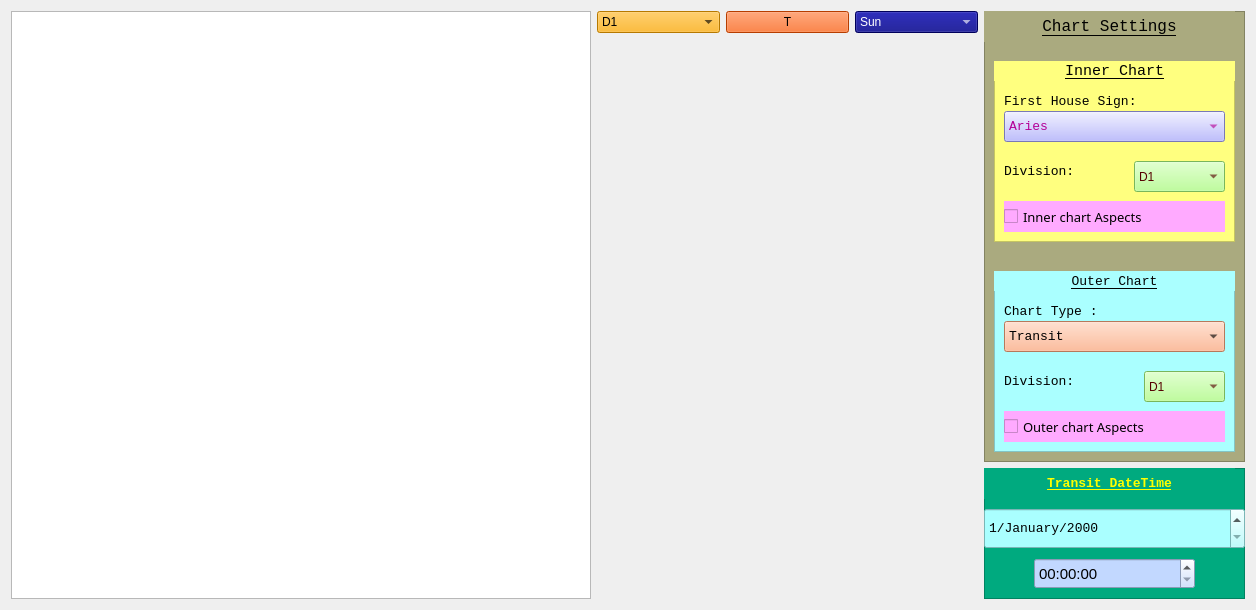
      <widget class="QWidget" name="mixedcharttab">
       <attribute name="title">
        <string>Mixed Charts</string>
       </attribute>
       <layout class="QHBoxLayout" name="horizontalLayout_mixedChart">
        <item>
         <widget class="QGraphicsView" name="graphicsView_MixedChart">
          <property name="minimumSize">
           <size>
            <width>580</width>
            <height>0</height>
           </size>
          </property>
         </widget>
        </item>
        <item>
         <layout class="QVBoxLayout" name="verticalLayout_mixedMiddle">
          <item>
           <layout class="QHBoxLayout" name="horizontalLayout_mixedDasha">
            <item>
             <widget class="QComboBox" name="comboBox_DashaDivision">
              <property name="toolTip">
               <string>Select which Divisional chart must be considered for Vimshottari Dasha calculation</string>
              </property>
              <property name="styleSheet">
               <string notr="true">background-color: rgb(255, 170, 0); color: rgb(0, 0, 0);</string>
              </property>
              <item>
               <property name="text">
                <string>D1</string>
               </property>
              </item>
              <item>
               <property name="text">
                <string>D2</string>
               </property>
              </item>
              <item>
               <property name="text">
                <string>D3</string>
               </property>
              </item>
              <item>
               <property name="text">
                <string>D4</string>
               </property>
              </item>
              <item>
               <property name="text">
                <string>D7</string>
               </property>
              </item>
              <item>
               <property name="text">
                <string>D9</string>
               </property>
              </item>
              <item>
               <property name="text">
                <string>D10</string>
               </property>
              </item>
              <item>
               <property name="text">
                <string>D12</string>
               </property>
              </item>
              <item>
               <property name="text">
                <string>D16</string>
               </property>
              </item>
              <item>
               <property name="text">
                <string>D20</string>
               </property>
              </item>
              <item>
               <property name="text">
                <string>D24</string>
               </property>
              </item>
              <item>
               <property name="text">
                <string>D27</string>
               </property>
              </item>
              <item>
               <property name="text">
                <string>D30</string>
               </property>
              </item>
              <item>
               <property name="text">
                <string>D40</string>
               </property>
              </item>
              <item>
               <property name="text">
                <string>D45</string>
               </property>
              </item>
              <item>
               <property name="text">
                <string>D60</string>
               </property>
              </item>
             </widget>
            </item>
            <item>
             <widget class="QPushButton" name="pushButton_transit_dashaTable">
              <property name="styleSheet">
               <string notr="true">background-color: rgb(255, 85, 0);</string>
              </property>
              <property name="text">
               <string>T</string>
              </property>
             </widget>
            </item>
            <item>
             <widget class="QComboBox" name="comboBox_DashaSeedPlanet">
              <property name="toolTip">
               <string>Select which planet must be used as seed planet for Vimshottari Dasha calculation</string>
              </property>
              <property name="styleSheet">
               <string notr="true">background-color: rgb(0, 0, 127); color: rgb(255, 255, 255);</string>
              </property>
              <item>
               <property name="text">
                <string>Sun</string>
               </property>
              </item>
              <item>
               <property name="text">
                <string>Moon</string>
               </property>
              </item>
              <item>
               <property name="text">
                <string>Mars</string>
               </property>
              </item>
              <item>
               <property name="text">
                <string>Mercury</string>
               </property>
              </item>
              <item>
               <property name="text">
                <string>Jupiter</string>
               </property>
              </item>
              <item>
               <property name="text">
                <string>Venus</string>
               </property>
              </item>
              <item>
               <property name="text">
                <string>Saturn</string>
               </property>
              </item>
              <item>
               <property name="text">
                <string>Rahu</string>
               </property>
              </item>
              <item>
               <property name="text">
                <string>Ketu</string>
               </property>
              </item>
             </widget>
            </item>
           </layout>
          </item>
          <item>
           <widget class="QLabel" name="mixedchart_transittime_dashadetails">
            <property name="sizePolicy">
             <sizepolicy hsizetype="Expanding" vsizetype="Expanding">
              <horstretch>0</horstretch>
              <verstretch>0</verstretch>
             </sizepolicy>
            </property>
            <property name="minimumSize">
             <size>
              <width>381</width>
              <height>521</height>
             </size>
            </property>
            <property name="toolTip">
             <string>Details of the planet selected.</string>
            </property>
            <property name="scaledContents">
             <bool>true</bool>
            </property>
            <property name="alignment">
             <set>Qt::AlignLeading|Qt::AlignLeft|Qt::AlignTop</set>
            </property>
            <property name="wordWrap">
             <bool>true</bool>
            </property>
           </widget>
          </item>
         </layout>
        </item>
        <item>
         <layout class="QVBoxLayout" name="verticalLayout_mixedRight">
          <item>
           <widget class="QFrame" name="frame_mixedChartSettings">
            <property name="minimumSize">
             <size>
              <width>261</width>
              <height>451</height>
             </size>
            </property>
            <property name="maximumSize">
             <size>
              <width>261</width>
              <height>451</height>
             </size>
            </property>
            <property name="styleSheet">
             <string notr="true">background-color: rgb(170, 170, 127);</string>
            </property>
            <property name="frameShape">
             <enum>QFrame::StyledPanel</enum>
            </property>
            <property name="frameShadow">
             <enum>QFrame::Raised</enum>
            </property>
            <widget class="QLabel" name="label_3">
             <property name="geometry">
              <rect>
               <x>0</x>
               <y>0</y>
               <width>251</width>
               <height>31</height>
              </rect>
             </property>
             <property name="font">
              <font>
               <family>Consolas</family>
               <pointsize>12</pointsize>
               <underline>true</underline>
              </font>
             </property>
             <property name="text">
              <string>Chart Settings</string>
             </property>
             <property name="alignment">
              <set>Qt::AlignCenter</set>
             </property>
            </widget>
            <widget class="QFrame" name="frame_innerchart">
             <property name="geometry">
              <rect>
               <x>10</x>
               <y>50</y>
               <width>241</width>
               <height>181</height>
              </rect>
             </property>
             <property name="styleSheet">
              <string notr="true">background-color: rgb(255, 255, 127);</string>
             </property>
             <property name="frameShape">
              <enum>QFrame::StyledPanel</enum>
             </property>
             <property name="frameShadow">
              <enum>QFrame::Raised</enum>
             </property>
             <widget class="QLabel" name="label_4">
              <property name="geometry">
               <rect>
                <x>0</x>
                <y>0</y>
                <width>241</width>
                <height>20</height>
               </rect>
              </property>
              <property name="font">
               <font>
                <family>Consolas</family>
                <pointsize>11</pointsize>
                <underline>true</underline>
               </font>
              </property>
              <property name="text">
               <string>Inner Chart</string>
              </property>
              <property name="alignment">
               <set>Qt::AlignCenter</set>
              </property>
             </widget>
             <widget class="QComboBox" name="comboBox_innerChartDivision">
              <property name="geometry">
               <rect>
                <x>140</x>
                <y>100</y>
                <width>91</width>
                <height>31</height>
               </rect>
              </property>
              <property name="toolTip">
               <string>Select which Divisional chart must be displayed for inner chart</string>
              </property>
              <property name="styleSheet">
               <string notr="true">background-color: rgb(170, 255, 127); color: rgb(85, 0, 0);</string>
              </property>
              <item>
               <property name="text">
                <string>D1</string>
               </property>
              </item>
              <item>
               <property name="text">
                <string>D2</string>
               </property>
              </item>
              <item>
               <property name="text">
                <string>D3</string>
               </property>
              </item>
              <item>
               <property name="text">
                <string>D4</string>
               </property>
              </item>
              <item>
               <property name="text">
                <string>D7</string>
               </property>
              </item>
              <item>
               <property name="text">
                <string>D9</string>
               </property>
              </item>
              <item>
               <property name="text">
                <string>D10</string>
               </property>
              </item>
              <item>
               <property name="text">
                <string>D12</string>
               </property>
              </item>
              <item>
               <property name="text">
                <string>D16</string>
               </property>
              </item>
              <item>
               <property name="text">
                <string>D20</string>
               </property>
              </item>
              <item>
               <property name="text">
                <string>D24</string>
               </property>
              </item>
              <item>
               <property name="text">
                <string>D27</string>
               </property>
              </item>
              <item>
               <property name="text">
                <string>D30</string>
               </property>
              </item>
              <item>
               <property name="text">
                <string>D40</string>
               </property>
              </item>
              <item>
               <property name="text">
                <string>D45</string>
               </property>
              </item>
              <item>
               <property name="text">
                <string>D60</string>
               </property>
              </item>
             </widget>
             <widget class="QCheckBox" name="checkBox_innerAspects">
              <property name="geometry">
               <rect>
                <x>10</x>
                <y>140</y>
                <width>221</width>
                <height>31</height>
               </rect>
              </property>
              <property name="font">
               <font>
                <family>Candara</family>
                <pointsize>10</pointsize>
               </font>
              </property>
              <property name="toolTip">
               <string>Tick for showing aspects and untick for hiding aspects. This is for inner chart</string>
              </property>
              <property name="styleSheet">
               <string notr="true">background-color: rgb(255, 170, 255); color: rgb(0, 0, 0);</string>
              </property>
              <property name="text">
               <string>Inner chart Aspects</string>
              </property>
             </widget>
             <widget class="QComboBox" name="comboBox_MixedChart_firsthousesign">
              <property name="geometry">
               <rect>
                <x>10</x>
                <y>50</y>
                <width>221</width>
                <height>31</height>
               </rect>
              </property>
              <property name="font">
               <font>
                <family>Consolas</family>
                <pointsize>10</pointsize>
               </font>
              </property>
              <property name="toolTip">
               <string>Select the sign which should be first house in the chart</string>
              </property>
              <property name="styleSheet">
               <string notr="true">background-color: rgb(170, 170, 255); color: rgb(180, 0, 150);</string>
              </property>
              <item>
               <property name="text">
                <string>Aries</string>
               </property>
              </item>
              <item>
               <property name="text">
                <string>Taurus</string>
               </property>
              </item>
              <item>
               <property name="text">
                <string>Gemini</string>
               </property>
              </item>
              <item>
               <property name="text">
                <string>Cancer</string>
               </property>
              </item>
              <item>
               <property name="text">
                <string>Leo</string>
               </property>
              </item>
              <item>
               <property name="text">
                <string>Virgo</string>
               </property>
              </item>
              <item>
               <property name="text">
                <string>Libra</string>
               </property>
              </item>
              <item>
               <property name="text">
                <string>Scorpio</string>
               </property>
              </item>
              <item>
               <property name="text">
                <string>Saggitarius</string>
               </property>
              </item>
              <item>
               <property name="text">
                <string>Capricorn</string>
               </property>
              </item>
              <item>
               <property name="text">
                <string>Aquarius</string>
               </property>
              </item>
              <item>
               <property name="text">
                <string>Pisces</string>
               </property>
              </item>
             </widget>
             <widget class="QLabel" name="label_6">
              <property name="geometry">
               <rect>
                <x>10</x>
                <y>100</y>
                <width>121</width>
                <height>20</height>
               </rect>
              </property>
              <property name="font">
               <font>
                <family>Consolas</family>
                <pointsize>10</pointsize>
                <underline>false</underline>
               </font>
              </property>
              <property name="text">
               <string>Division: </string>
              </property>
              <property name="alignment">
               <set>Qt::AlignLeading|Qt::AlignLeft|Qt::AlignVCenter</set>
              </property>
             </widget>
             <widget class="QLabel" name="label_7">
              <property name="geometry">
               <rect>
                <x>10</x>
                <y>30</y>
                <width>221</width>
                <height>20</height>
               </rect>
              </property>
              <property name="font">
               <font>
                <family>Consolas</family>
                <pointsize>10</pointsize>
                <underline>false</underline>
               </font>
              </property>
              <property name="text">
               <string>First House Sign: </string>
              </property>
              <property name="alignment">
               <set>Qt::AlignLeading|Qt::AlignLeft|Qt::AlignVCenter</set>
              </property>
             </widget>
            </widget>
            <widget class="QFrame" name="frame_outerchart">
             <property name="geometry">
              <rect>
               <x>10</x>
               <y>260</y>
               <width>241</width>
               <height>181</height>
              </rect>
             </property>
             <property name="styleSheet">
              <string notr="true">background-color: rgb(170, 255, 255);</string>
             </property>
             <property name="frameShape">
              <enum>QFrame::StyledPanel</enum>
             </property>
             <property name="frameShadow">
              <enum>QFrame::Raised</enum>
             </property>
             <widget class="QLabel" name="label_5">
              <property name="geometry">
               <rect>
                <x>0</x>
                <y>0</y>
                <width>241</width>
                <height>20</height>
               </rect>
              </property>
              <property name="font">
               <font>
                <family>Consolas</family>
                <pointsize>10</pointsize>
                <underline>true</underline>
               </font>
              </property>
              <property name="text">
               <string>Outer Chart</string>
              </property>
              <property name="alignment">
               <set>Qt::AlignCenter</set>
              </property>
             </widget>
             <widget class="QComboBox" name="comboBox_outerChartType">
              <property name="geometry">
               <rect>
                <x>10</x>
                <y>50</y>
                <width>221</width>
                <height>31</height>
               </rect>
              </property>
              <property name="font">
               <font>
                <family>Consolas</family>
                <pointsize>10</pointsize>
               </font>
              </property>
              <property name="toolTip">
               <string>Select the type of Outer chart. Either Transit chart or Natal chart</string>
              </property>
              <property name="styleSheet">
               <string notr="true">background-color: rgb(255, 170, 127);</string>
              </property>
              <item>
               <property name="text">
                <string>Transit</string>
               </property>
              </item>
              <item>
               <property name="text">
                <string>Natal</string>
               </property>
              </item>
             </widget>
             <widget class="QCheckBox" name="checkBox_outerAspects">
              <property name="geometry">
               <rect>
                <x>10</x>
                <y>140</y>
                <width>221</width>
                <height>31</height>
               </rect>
              </property>
              <property name="font">
               <font>
                <family>Candara</family>
                <pointsize>10</pointsize>
               </font>
              </property>
              <property name="toolTip">
               <string>Tick for showing aspects and untick for hiding aspects for outer chart</string>
              </property>
              <property name="styleSheet">
               <string notr="true">background-color: rgb(255, 170, 255); color: rgb(0, 0, 0);</string>
              </property>
              <property name="text">
               <string>Outer chart Aspects</string>
              </property>
             </widget>
             <widget class="QLabel" name="label_8">
              <property name="geometry">
               <rect>
                <x>10</x>
                <y>30</y>
                <width>221</width>
                <height>20</height>
               </rect>
              </property>
              <property name="font">
               <font>
                <family>Consolas</family>
                <pointsize>10</pointsize>
                <underline>false</underline>
               </font>
              </property>
              <property name="text">
               <string>Chart Type :</string>
              </property>
              <property name="alignment">
               <set>Qt::AlignLeading|Qt::AlignLeft|Qt::AlignVCenter</set>
              </property>
             </widget>
             <widget class="QComboBox" name="comboBox_outerChartDivision">
              <property name="geometry">
               <rect>
                <x>150</x>
                <y>100</y>
                <width>81</width>
                <height>31</height>
               </rect>
              </property>
              <property name="toolTip">
               <string>Select which Divisional chart must be displayed for outer chart</string>
              </property>
              <property name="styleSheet">
               <string notr="true">background-color: rgb(170, 255, 127); color: rgb(85, 0, 0);</string>
              </property>
              <item>
               <property name="text">
                <string>D1</string>
               </property>
              </item>
              <item>
               <property name="text">
                <string>D2</string>
               </property>
              </item>
              <item>
               <property name="text">
                <string>D3</string>
               </property>
              </item>
              <item>
               <property name="text">
                <string>D4</string>
               </property>
              </item>
              <item>
               <property name="text">
                <string>D7</string>
               </property>
              </item>
              <item>
               <property name="text">
                <string>D9</string>
               </property>
              </item>
              <item>
               <property name="text">
                <string>D10</string>
               </property>
              </item>
              <item>
               <property name="text">
                <string>D12</string>
               </property>
              </item>
              <item>
               <property name="text">
                <string>D16</string>
               </property>
              </item>
              <item>
               <property name="text">
                <string>D20</string>
               </property>
              </item>
              <item>
               <property name="text">
                <string>D24</string>
               </property>
              </item>
              <item>
               <property name="text">
                <string>D27</string>
               </property>
              </item>
              <item>
               <property name="text">
                <string>D30</string>
               </property>
              </item>
              <item>
               <property name="text">
                <string>D40</string>
               </property>
              </item>
              <item>
               <property name="text">
                <string>D45</string>
               </property>
              </item>
              <item>
               <property name="text">
                <string>D60</string>
               </property>
              </item>
             </widget>
             <widget class="QLabel" name="label_9">
              <property name="geometry">
               <rect>
                <x>10</x>
                <y>100</y>
                <width>121</width>
                <height>20</height>
               </rect>
              </property>
              <property name="font">
               <font>
                <family>Consolas</family>
                <pointsize>10</pointsize>
                <underline>false</underline>
               </font>
              </property>
              <property name="text">
               <string>Division: </string>
              </property>
              <property name="alignment">
               <set>Qt::AlignLeading|Qt::AlignLeft|Qt::AlignVCenter</set>
              </property>
             </widget>
            </widget>
           </widget>
          </item>
          <item>
           <widget class="QFrame" name="frame_transitDateTime">
            <property name="minimumSize">
             <size>
              <width>261</width>
              <height>131</height>
             </size>
            </property>
            <property name="maximumSize">
             <size>
              <width>261</width>
              <height>131</height>
             </size>
            </property>
            <property name="styleSheet">
             <string notr="true">background-color: rgb(0, 170, 127);</string>
            </property>
            <property name="frameShape">
             <enum>QFrame::StyledPanel</enum>
            </property>
            <property name="frameShadow">
             <enum>QFrame::Raised</enum>
            </property>
            <widget class="QLabel" name="label_10">
             <property name="geometry">
              <rect>
               <x>0</x>
               <y>0</y>
               <width>251</width>
               <height>31</height>
              </rect>
             </property>
             <property name="font">
              <font>
               <family>Consolas</family>
               <pointsize>10</pointsize>
               <weight>75</weight>
               <bold>true</bold>
               <underline>true</underline>
              </font>
             </property>
             <property name="styleSheet">
              <string notr="true">color: rgb(255, 255, 0);</string>
             </property>
             <property name="text">
              <string>Transit DateTime</string>
             </property>
             <property name="alignment">
              <set>Qt::AlignCenter</set>
             </property>
            </widget>
            <widget class="QDateEdit" name="dateEdit_transitdate">
             <property name="geometry">
              <rect>
               <x>0</x>
               <y>40</y>
               <width>261</width>
               <height>41</height>
              </rect>
             </property>
             <property name="font">
              <font>
               <family>Consolas</family>
               <pointsize>10</pointsize>
              </font>
             </property>
             <property name="toolTip">
              <string>Select the date for which the transit chart has to be computed.</string>
             </property>
             <property name="styleSheet">
              <string notr="true">background-color: rgb(170, 255, 255);</string>
             </property>
             <property name="displayFormat">
              <string>d/MMMM/yyyy</string>
             </property>
            </widget>
            <widget class="QTimeEdit" name="timeEdit_transittime">
             <property name="geometry">
              <rect>
               <x>50</x>
               <y>90</y>
               <width>161</width>
               <height>31</height>
              </rect>
             </property>
             <property name="font">
              <font>
               <pointsize>11</pointsize>
              </font>
             </property>
             <property name="toolTip">
              <string>Select the time for which the transit chart has to be computed.</string>
             </property>
             <property name="styleSheet">
              <string notr="true">background-color: rgb(194, 216, 255);</string>
             </property>
            </widget>
           </widget>
          </item>
          <item>
           <spacer name="verticalSpacer_mixedRight">
            <property name="orientation">
             <enum>Qt::Vertical</enum>
            </property>
            <property name="sizeHint" stdset="0">
             <size>
              <width>0</width>
              <height>0</height>
             </size>
            </property>
           </spacer>
          </item>
         </layout>
        </item>
       </layout>
      </widget>
